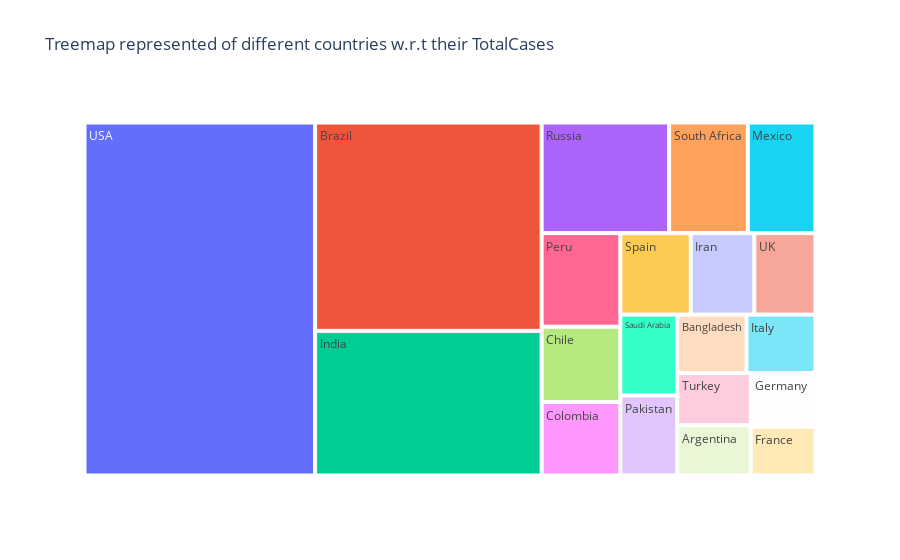
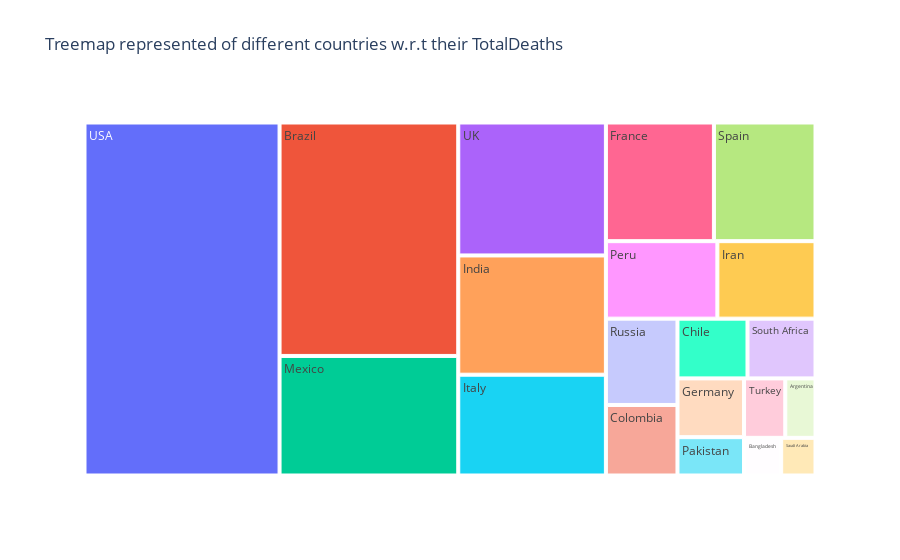
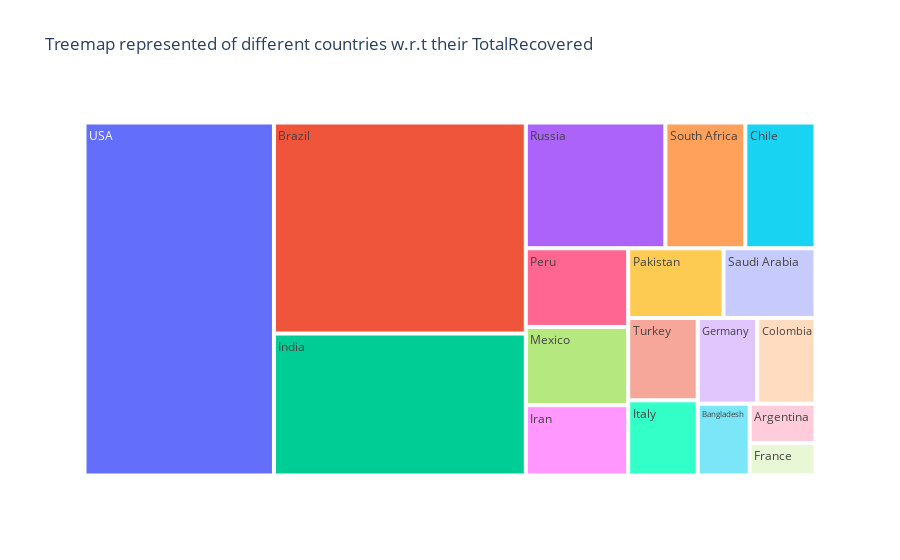
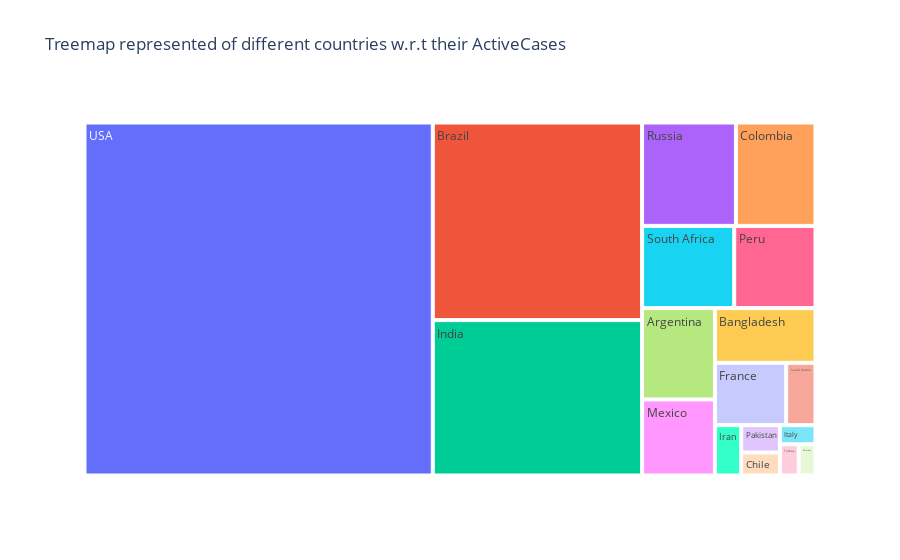

Notebook cell for these charts, in order:
### Code cell
for i in columns:
    fig = px.treemap(world_data.iloc[0:20],values=i,path=['Country/Region'],title='Treemap represented of different countries w.r.t their {}'.format(i))
    fig.show()

### Figure 1 — Plotly figure (JSON) as saved in the notebook; plotly's stock layout.template omitted (floating-point values rounded to 4 significant figures)
{"data": [{"branchvalues": "total", "domain": {"x": [0, 1], "y": [0, 1]}, "hovertemplate": "labels=%{label}<br>TotalCases=%{value}<br>parent=%{parent}<br>id=%{id}<extra></extra>", "ids": ["Argentina", "Bangladesh", "Brazil", "Chile", "Colombia", "France", "Germany", "India", "Iran", "Italy", "Mexico", "Pakistan", "Peru", "Russia", "Saudi Arabia", "South Africa", "Spain", "Turkey", "UK", "USA"], "labels": ["Argentina", "Bangladesh", "Brazil", "Chile", "Colombia", "France", "Germany", "India", "Iran", "Italy", "Mexico", "Pakistan", "Peru", "Russia", "Saudi Arabia", "South Africa", "Spain", "Turkey", "UK", "USA"], "name": "", "parents": ["", "", "", "", "", "", "", "", "", "", "", "", "", "", "", "", "", "", "", ""], "type": "treemap", "values": [228195, 249651, 2917562, 366671, 357710, 195633, 215210, 2025409, 320117, 249204, 462690, 281863, 455409, 871894, 284226, 538184, 354530, 237265, 308134, 5032179]}], "layout": {"legend": {"tracegroupgap": 0}, "title": {"text": "Treemap represented of different countries w.r.t their TotalCases"}}}

### Figure 2 — Plotly figure (JSON) as saved in the notebook; plotly's stock layout.template omitted (floating-point values rounded to 4 significant figures)
{"data": [{"branchvalues": "total", "domain": {"x": [0, 1], "y": [0, 1]}, "hovertemplate": "labels=%{label}<br>TotalDeaths=%{value}<br>parent=%{parent}<br>id=%{id}<extra></extra>", "ids": ["Argentina", "Bangladesh", "Brazil", "Chile", "Colombia", "France", "Germany", "India", "Iran", "Italy", "Mexico", "Pakistan", "Peru", "Russia", "Saudi Arabia", "South Africa", "Spain", "Turkey", "UK", "USA"], "labels": ["Argentina", "Bangladesh", "Brazil", "Chile", "Colombia", "France", "Germany", "India", "Iran", "Italy", "Mexico", "Pakistan", "Peru", "Russia", "Saudi Arabia", "South Africa", "Spain", "Turkey", "UK", "USA"], "name": "", "parents": ["", "", "", "", "", "", "", "", "", "", "", "", "", "", "", "", "", "", "", ""], "type": "treemap", "values": [4251, 3306, 98644, 9889, 11939, 30312, 9252, 41638, 17976, 35187, 50517, 6035, 20424, 14606, 3055, 9604, 28500, 5798, 46413, 162804]}], "layout": {"legend": {"tracegroupgap": 0}, "title": {"text": "Treemap represented of different countries w.r.t their TotalDeaths"}}}

### Figure 3 — Plotly figure (JSON) as saved in the notebook; plotly's stock layout.template omitted (floating-point values rounded to 4 significant figures)
{"data": [{"branchvalues": "total", "domain": {"x": [0, 1], "y": [0, 1]}, "hovertemplate": "labels=%{label}<br>TotalRecovered=%{value}<br>parent=%{parent}<br>id=%{id}<extra></extra>", "ids": ["Argentina", "Bangladesh", "Brazil", "Chile", "Colombia", "France", "Germany", "India", "Iran", "Italy", "Mexico", "Pakistan", "Peru", "Russia", "Saudi Arabia", "South Africa", "Spain", "Turkey", "UK", "USA"], "labels": ["Argentina", "Bangladesh", "Brazil", "Chile", "Colombia", "France", "Germany", "India", "Iran", "Italy", "Mexico", "Pakistan", "Peru", "Russia", "Saudi Arabia", "South Africa", "Spain", "Turkey", "UK", "USA"], "name": "", "parents": ["", "", "", "", "", "", "", "", "", "", "", "", "", "", "", "", "", "", "", ""], "type": "treemap", "values": [99852, 143824, 2047660, 340168, 192355, 82460, 196200, 1377384, 277463, 201323, 308848, 256058, 310337, 676357, 247089, 387316, 0, 220546, 0, 2576668]}], "layout": {"legend": {"tracegroupgap": 0}, "title": {"text": "Treemap represented of different countries w.r.t their TotalRecovered"}}}

### Figure 4 — Plotly figure (JSON) as saved in the notebook; plotly's stock layout.template omitted (floating-point values rounded to 4 significant figures)
{"data": [{"branchvalues": "total", "domain": {"x": [0, 1], "y": [0, 1]}, "hovertemplate": "labels=%{label}<br>ActiveCases=%{value}<br>parent=%{parent}<br>id=%{id}<extra></extra>", "ids": ["Argentina", "Bangladesh", "Brazil", "Chile", "Colombia", "France", "Germany", "India", "Iran", "Italy", "Mexico", "Pakistan", "Peru", "Russia", "Saudi Arabia", "South Africa", "Spain", "Turkey", "UK", "USA"], "labels": ["Argentina", "Bangladesh", "Brazil", "Chile", "Colombia", "France", "Germany", "India", "Iran", "Italy", "Mexico", "Pakistan", "Peru", "Russia", "Saudi Arabia", "South Africa", "Spain", "Turkey", "UK", "USA"], "name": "", "parents": ["", "", "", "", "", "", "", "", "", "", "", "", "", "", "", "", "", "", "", ""], "type": "treemap", "values": [124092, 102521, 771258, 16614, 153416, 82861, 9758, 606387, 24678, 12694, 103325, 19770, 124648, 180931, 34082, 141264, 0, 10921, 0, 2292707]}], "layout": {"legend": {"tracegroupgap": 0}, "title": {"text": "Treemap represented of different countries w.r.t their ActiveCases"}}}
